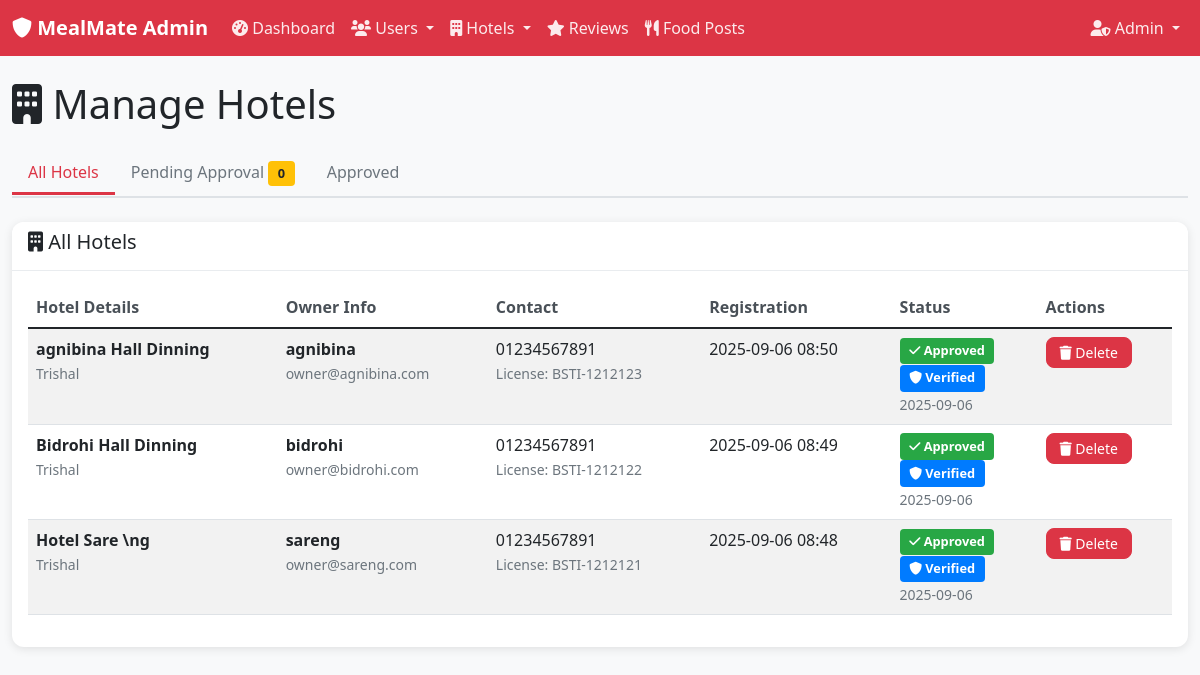
Screenshot of /admin/hotels (signed in) with the database file from the repository.
### models.py (models this page shows, shortened)
class HotelOwner(db.Model):
    __tablename__ = 'hotel_owners'
    id = db.Column(db.Integer, primary_key=True)
    username = db.Column(db.String(80), unique=True, nullable=False)
    email = db.Column(db.String(120), unique=True, nullable=False)
    password_hash = db.Column(db.String(255), nullable=False)
    hotel_name = db.Column(db.String(100), nullable=False)
    hotel_address = db.Column(db.Text, nullable=False)
    contact_number = db.Column(db.String(15), nullable=False)
    license_number = db.Column(db.String(50), nullable=True)
    is_verified = db.Column(db.Boolean, default=False)
    is_approved = db.Column(db.Boolean, default=False)  # Admin approval required
    approved_by = db.Column(db.Integer, db.ForeignKey('admins.id'), nullable=True)
    approved_at = db.Column(db.DateTime, nullable=True)
    created_at = db.Column(db.DateTime, default=datetime.utcnow)
    is_active = db.Column(db.Boolean, default=True)
    menu_items = db.relationship('MenuItem', backref='hotel_owner', lazy=True, cascade='all, delete-orphan')

### app.py (the view)
    @app.route('/admin/hotels')
    def admin_hotels():
        if not require_admin_login():
            return redirect(url_for('admin_login'))
        status = request.args.get('status', 'all')
        if status == 'pending':
            hotels = HotelOwner.query.filter_by(is_approved=False, is_active=True).order_by(HotelOwner.created_at.desc()).all()
        elif status == 'approved':
            hotels = HotelOwner.query.filter_by(is_approved=True, is_active=True).order_by(HotelOwner.created_at.desc()).all()
        else:
            hotels = HotelOwner.query.filter_by(is_active=True).order_by(HotelOwner.created_at.desc()).all()
        return render_template('admin/hotels.html', hotels=hotels, status=status, current_admin=get_current_admin())

### templates/admin/hotels.html (shortened to what this page needs)
{% extends "admin/base.html" %}
{% block content %}
<div class="row">
    <div class="col-12">
        <h1 class="mb-4">
            <i class="fas fa-building"></i> Manage Hotels
        </h1>
    </div>
</div>
<div class="row mb-4">
    <div class="col-12">
        <ul class="nav nav-tabs">
            <li class="nav-item">
                <a class="nav-link {{ 'active' if status == 'all' else '' }}"
                   href="{{ url_for('admin_hotels', status='all') }}">All Hotels</a>
            </li>
            <li class="nav-item">
                <a class="nav-link {{ 'active' if status == 'pending' else '' }}"
                   href="{{ url_for('admin_hotels', status='pending') }}">
                   Pending Approval <span class="badge bg-warning">{{ hotels|selectattr('is_approved', 'equalto', False)|list|length }}</span>
                </a>
            </li>
            <li class="nav-item">
                <a class="nav-link {{ 'active' if status == 'approved' else '' }}"
                   href="{{ url_for('admin_hotels', status='approved') }}">Approved</a>
            </li>
        </ul>
    </div>
</div>
<div class="row">
    <div class="col-12">
        <div class="card">
            <div class="card-header">
                <h5>
                    {% if status == 'pending' %}
                        <i class="fas fa-clock text-warning"></i> Pending Hotel Approvals
                    {% elif status == 'approved' %}
                        <i class="fas fa-check-circle text-success"></i> Approved Hotels
                    {% else %}
                        <i class="fas fa-building"></i> All Hotels
                    {% endif %}
                </h5>
            </div>
            <div class="card-body">
                {% if hotels %}
                <div class="table-responsive">
                    <table class="table table-striped">
                        <thead>
                            <tr>
                                <th>Hotel Details</th>
                                <th>Owner Info</th>
                                <th>Contact</th>
                                <th>Registration</th>
                                <th>Status</th>
                                <th>Actions</th>
                            </tr>
                        </thead>
                        <tbody>
                            {% for hotel in hotels %}
                            <tr id="hotel-{{ hotel.id }}">
                                <td>
                                    <strong>{{ hotel.hotel_name }}</strong><br>
                                    <small class="text-muted">{{ hotel.hotel_address }}</small>
                                </td>
                                <td>
                                    <strong>{{ hotel.username }}</strong><br>
                                    <small class="text-muted">{{ hotel.email }}</small>
                                </td>
                                <td>
                                    {{ hotel.contact_number }}<br>
                                    {% if hotel.license_number %}
                                        <small class="text-muted">License: {{ hotel.license_number }}</small>
                                    {% endif %}
                                </td>
                                <td>{{ hotel.created_at.strftime('%Y-%m-%d %H:%M') }}</td>
                                <td>
                                    {% if hotel.is_approved %}
                                        <span class="badge bg-success">
                                            <i class="fas fa-check"></i> Approved
                                        </span>
                                        {% if hotel.is_verified %}
                                            <br><span class="badge bg-primary">
                                                <i class="fas fa-shield-alt"></i> Verified
                                            </span>
                                        {% endif %}
                                        {% if hotel.approved_at %}
                                            <br><small class="text-muted">{{ hotel.approved_at.strftime('%Y-%m-%d') }}</small>
                                        {% endif %}
                                    {% else %}
                                        <span class="badge bg-warning">
                                            <i class="fas fa-clock"></i> Pending
                                        </span>
                                    {% endif %}
                                </td>
                                <td>
                                    <div class="btn-group" role="group">
                                        <button class="btn btn-danger btn-sm"
                                                onclick="deleteHotel({{ hotel.id }}, '{{ hotel.hotel_name }}')">
                                            <i class="fas fa-trash"></i> Delete
                                        </button>
                                    </div>
                                </td>
                            </tr>
                            {% endfor %}
                        </tbody>
                    </table>
                </div>
                {% endif %}
            </div>
        </div>
    </div>
</div>
{% endblock %}

### static/css/admin.css (style rules this page uses)
body { background-color: #f8f9fa; }
.card { border: none; border-radius: 12px; box-shadow: 0 2px 10px rgba(0, 0, 0, 0.1); margin-bottom: 1.5rem; }
.card-header { background-color: white; border-bottom: 1px solid #e9ecef; border-radius: 12px 12px 0 0 !important; font-weight: 600; }
.table th { font-weight: 600; color: #495057; border-top: none; }
.badge { font-size: 0.8rem; padding: 0.4rem 0.6rem; }
.btn { border-radius: 8px; font-weight: 500; }
.btn-sm { padding: 0.25rem 0.8rem; font-size: 0.875rem; }
.nav-tabs { border-bottom: 2px solid #dee2e6; }
.nav-tabs .nav-link { color: #6c757d; font-weight: 500; border: none; border-bottom: 3px solid transparent; border-radius: 0; }
.nav-tabs .nav-link.active { color: #dc3545; border-bottom-color: #dc3545; background-color: transparent; }
.table-responsive { border-radius: 8px; }
.btn-group .btn { margin-right: 0.25rem; }
.btn-group .btn:last-child { margin-right: 0; }
.badge.bg-success { background-color: #28a745 !important; }
.badge.bg-warning { background-color: #ffc107 !important; color: #212529 !important; }
.badge.bg-primary { background-color: #007bff !important; }

### rows the page displays
HotelOwner: hotel_name "agnibina Hall Dinning", hotel_address "Trishal", username "agnibina", email "owner@agnibina.com", contact_number "01234567891", license_number "BSTI-1212123", created_at "2025-09-06 08:50", is_verified True (drawn), approved_at "2025-09-06"
HotelOwner: hotel_name "Bidrohi Hall Dinning", hotel_address "Trishal", username "bidrohi", email "owner@bidrohi.com", contact_number "01234567891", license_number "BSTI-1212122", created_at "2025-09-06 08:49", is_verified True (drawn), approved_at "2025-09-06"
HotelOwner: hotel_name "Hotel Sare \\ng", hotel_address "Trishal", username "sareng", email "owner@sareng.com", contact_number "01234567891", license_number "BSTI-1212121", created_at "2025-09-06 08:48", is_verified True (drawn), approved_at "2025-09-06"

### other values shown
{{ hotels|selectattr('is_approved', 'equalto', False)|list|length }} "0"
